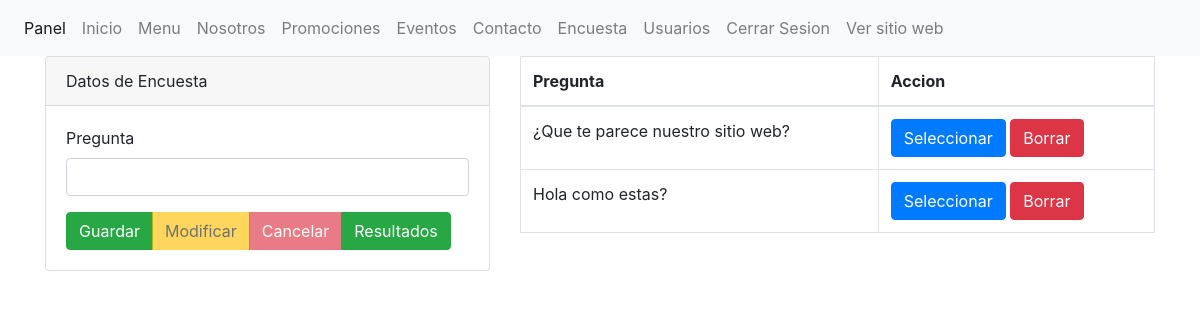
Screenshot of /panel/seccion/encuesta.php with the database file from the repository.
### tables this page shows
CREATE TABLE `encuesta` (
  `id` int(11) NOT NULL,
  `pregunta` varchar(200) NOT NULL
);

### panel/seccion/encuesta.php (the view, shortened to what this page needs)
<?php
include("../template/encabezado.php");
$pregunta=(isset($_POST['pregunta']))?$_POST['pregunta']:"";
$accion=(isset($_POST['accion']))?$_POST['accion']:"";
include("../config/conexion.php");
        $sentenciaSQL= $conexion->prepare("SELECT * FROM encuesta");
        $sentenciaSQL->execute();
        $lista_encuesta=$sentenciaSQL->fetchAll(PDO::FETCH_ASSOC);
?>
<div class="col-md-5">
<div class="card">
    <div class="card-header">
       Datos de Encuesta
    </div>
    <div class="card-body">
    <form id="nuevo" name="nuevo" method="POST" action="" enctype="multipart/form-data" autocomplete="off">
    <div class="form-group">
        <label for="nombre">Pregunta</label>
        <input type="text" class="form-control" id="pregunta" name="pregunta" value="<?php echo $pregunta; ?>" />
        </div>
        <div class="btn-group" role="group" aria-label="">
        <button id="guardar" name="accion" <?php echo($accion=="Seleccionar")?"disabled":""; ?> value="Guardar" type="submit" class="btn btn-success">Guardar</button>
        <button id="modificar" name="accion" <?php echo($accion!="Seleccionar")?"disabled":""; ?> value="Modificar" type="submit" class="btn btn-warning">Modificar</button>
        <button id="cancelar" name="accion" <?php echo($accion!="Seleccionar")?"disabled":""; ?> value="Cancelar" type="submit" class="btn btn-danger">Cancelar</button>
        <button id="resultados" name="accion"  value="Resultados" type="submit" class="btn btn-success">Resultados</button>
        </div>
	</form>
    </div>
    </div>
</div>
<div class="col-md-7" >
        <table class="table table-bordered" >
            <thead>
                <tr >
                    <th>Pregunta</th>
                    <th>Accion</th>
                </tr>
            </thead>
            <tbody>
                <?php foreach($lista_encuesta as $encuesta){?>
                <tr>
                    <td> <?php echo $encuesta['pregunta'];?> </td>
                    <td>
                        <form method="post">
                            <input type="submit" name="accion" value="Seleccionar" class="btn btn-primary" >
                            <input type="submit" name="accion" value="Borrar" class="btn btn-danger" >
                        </form>
                    </td>
                </tr>
                <?php } ?>
            </tbody>
        </table>
</div>
<?php
include("../template/pie.php");
?>

### rows the page displays
encuesta: pregunta "¿Que te parece nuestro sitio web?"
encuesta: pregunta "Hola como estas?"
